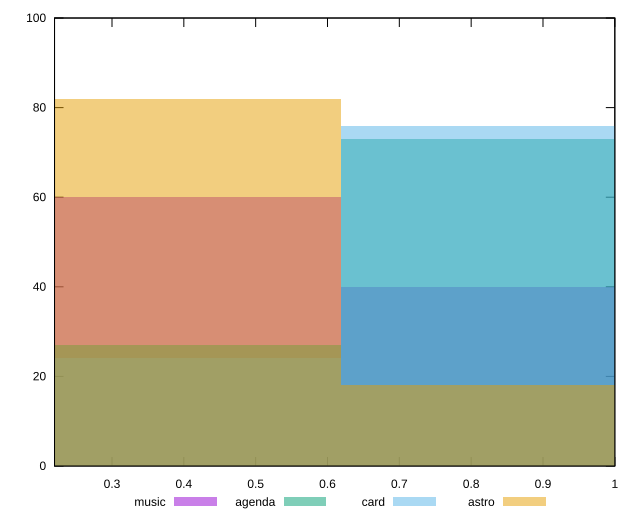

The gnuplot source for this figure:
reset

$music <<EOF
0.8253535739716714 40
0.4126767869858357 60
EOF

$agenda <<EOF
0.8253535739716714 73
0.4126767869858357 27
EOF

$card <<EOF
0.8253535739716714 76
0.4126767869858357 24
EOF

$astro <<EOF
0.4126767869858357 82
0.8253535739716714 18
EOF

set key outside below
set boxwidth 0.4126767869858357
set xrange [0.22:1]
set yrange [0:100]
set trange [0:100]
set style fill transparent solid 0.5 noborder
set terminal svg size 640, 520 enhanced background rgb 'white'
set output "reports/report_00028_2021-02-24T12-49-42.674Z/mainthread-work-breakdown/comparison/histogram/all_score.svg"

plot $music title "music" with boxes, \
     $agenda title "agenda" with boxes, \
     $card title "card" with boxes, \
     $astro title "astro" with boxes

reset
